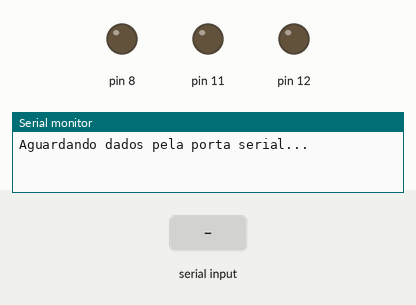
Recording of a sketch running on a simulated Arduino Uno, built with avr-gcc and run on an emulated ATmega328P. On the bench: output pins drawn as LEDs (lit = HIGH), the last lines printed to the serial monitor. The inputs (shaded band) are chosen by the test bench.

Above: at 0.8 s.
0.9 s: "1;90;45\n" received over Serial
At 1.5 s:
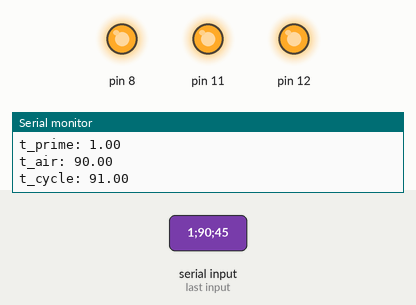
At 2.3 s:
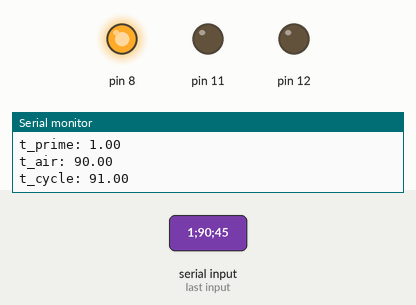
Timing chart, 0 to 3.9 s (numbered marks = the images above; inputs shaded):
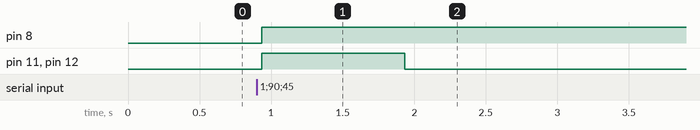

Measured:
- after the input at 0.9 s, pin 8: LOW → HIGH at once; pin 11, pin 12: LOW → HIGH at once, → LOW 1.0 s later

The sketch:

Dillution_puls.ino
```cpp
//int tension = 0;
float starttime;
float endtime;
float starttime1;
float endtime1;
float starttime2;
float endtime2;

float t_prime = -1;
float t_air = -1;
float t_cycle = t_prime + t_air;

bool stringComplete1 = false;
bool stringComplete2 = false;

String inputString;

void setup() {
  Serial.begin(9600);
  //delay(2000);
  inputString.reserve(200);

  pinMode(8, OUTPUT);
  pinMode(11, OUTPUT);
  pinMode(12, OUTPUT);

  Serial.println("Aguardando dados pela porta serial...");
  //Serial.println("Aqui1");

  while (true) {
    while (Serial.available() > 0) {
      //Serial.println("Aqui2");
      char inChar = (char)Serial.read();
      Serial.println(inChar);
      inputString += inChar;

      if (inChar == ';') {
        if (!stringComplete1) {
          stringComplete1 = true;
        } else {
          stringComplete2 = true;
          break;  // Sai do loop assim que receber a segunda parte da string
        }
      }
    }

    if (stringComplete1 && stringComplete2) {
      int index1 = inputString.indexOf(';');
      int index2 = inputString.lastIndexOf(';');

      if (index1 != -1 && index2 != -1 && index1 < index2) {
        t_prime = inputString.substring(0, index1).toFloat();
        t_air = inputString.substring(index1 + 1, index2).toFloat();
        t_cycle = t_prime + t_air;
        Serial.println("Dados recebidos com sucesso!");
        Serial.println("t_prime: " + String(t_prime));
        Serial.println("t_air: " + String(t_air));
        Serial.println("t_cycle: " + String(t_cycle));


        inputString = "";
        stringComplete1 = false;
        stringComplete2 = false;
        //Serial.println("Aqui3");

        // Sai do loop de setup pra entrar no loop principal
        break;
      } else {
        Serial.println("Erro nos dados. Verifique o formato (tempo1;tempo2;).");

      }
    }

    delay(10);
  }
}


void loop() {
    starttime = millis();
    endtime = starttime;
    while((endtime - starttime) <= (t_cycle*18000*0.997)) //pour les COVs
    {
    starttime1 = millis();
    endtime1 = starttime1;
    while((endtime1 - starttime1) <= t_prime*1000){
      digitalWrite(8, HIGH);
      digitalWrite(11, HIGH);
      digitalWrite(12, HIGH);
      endtime1 = millis();
    }

    starttime2 = millis();
    endtime2 = starttime2;

    while ((endtime2 - starttime2) <= t_air*1000){
      digitalWrite(11, LOW);
      digitalWrite(8, HIGH);
      digitalWrite(12, LOW);
      endtime2 = millis();
    }

    endtime = millis();
    delay(250);
  }
  starttime = millis();
  endtime = starttime;
  while((endtime - starttime) <= (t_cycle*18000*0.997))   //pour l'azote
  {
    digitalWrite(11, LOW);
    digitalWrite(8, LOW);
    digitalWrite(12, LOW);
    endtime = millis();
    delay(250);
  }
  delay(250);
  Serial.println("Loop principal concluído. Aguardando novos dados pela porta serial...");
  while (true) {
    //Serial.println("Aqui3");
    delay(20);
    //Serial.println("Aqui4");
    if (Serial.available() > 0) {
      Serial.println("Aqui5");
      setup();
      break;
    }
  }
}
```
